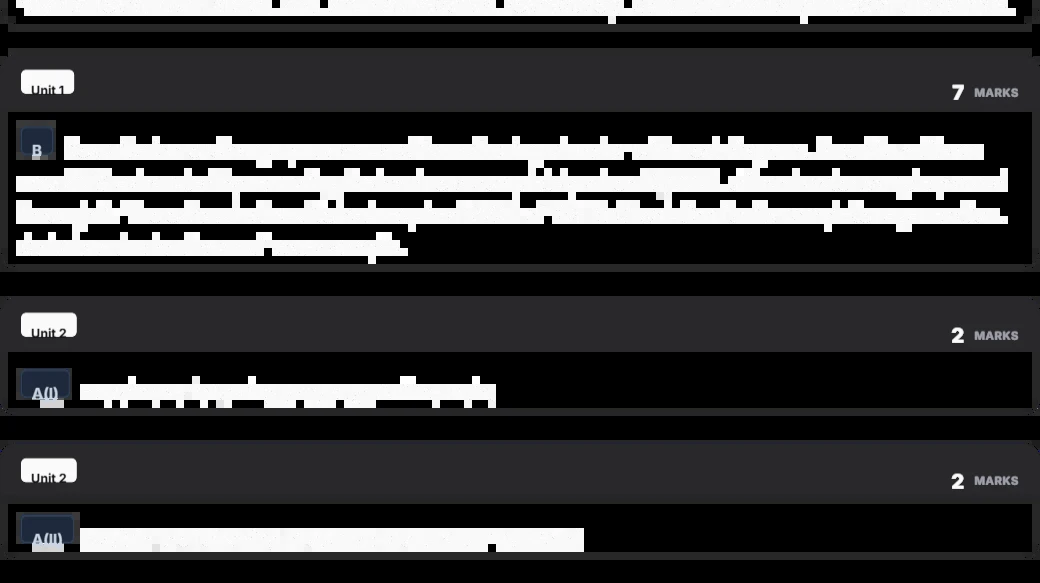
#> input picture media/note_images/1/3fcac9303c7d42bb80266cc9f9b61095.webp, 1040 x 583 px
$ python -i pipeline.py   (imports and definitions only)
#> lines starting #> are read from the running program, lines starting #| are printed output that depends on the picture; after the words box and inside, x2 and y2 are one past the last pixel; in counts of white or black regions, pixels touching at a corner belong together
#> further down, picture is the input picture: shape (583, 1040, 3); mean B, G, R 58.6, 57.6, 57.7
import cv2
import numpy as np

# [37 lines left out: functions order_points, four_point_transform, not called in this run]

class DocumentPipeline:
    def __init__(self, config=None):
        self.config = config or {}

    def detect_page(self, image):
        """
        Detects the largest contour that looks like a page.
        """
        orig = image.copy()
        gray = cv2.cvtColor(image, cv2.COLOR_BGR2GRAY)
        gray = cv2.GaussianBlur(gray, (5, 5), 0)
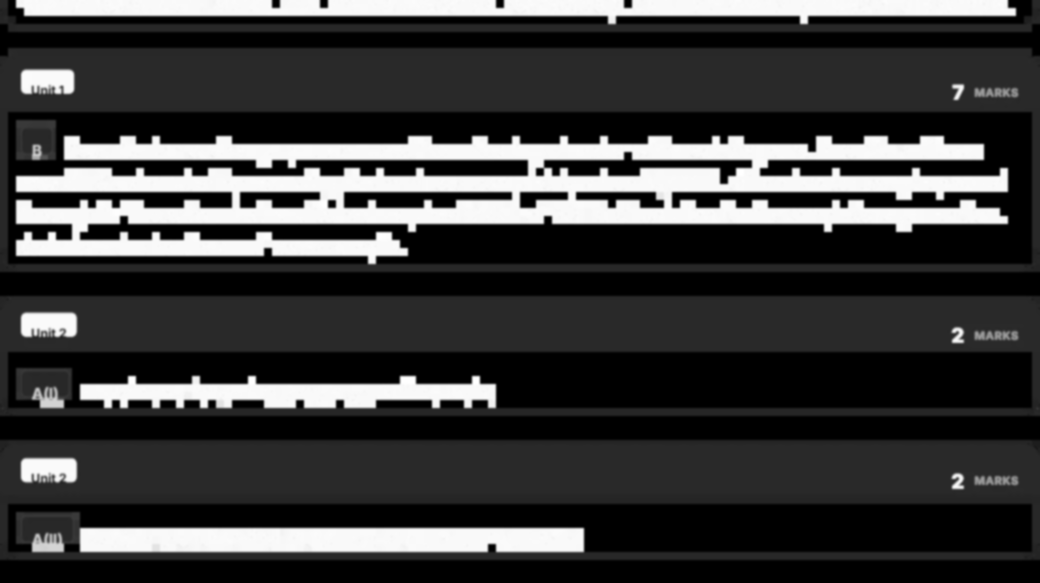
#> gray: shape (583, 1040); min 0, max 255, mean 57.8
        edged = cv2.Canny(gray, 75, 200)
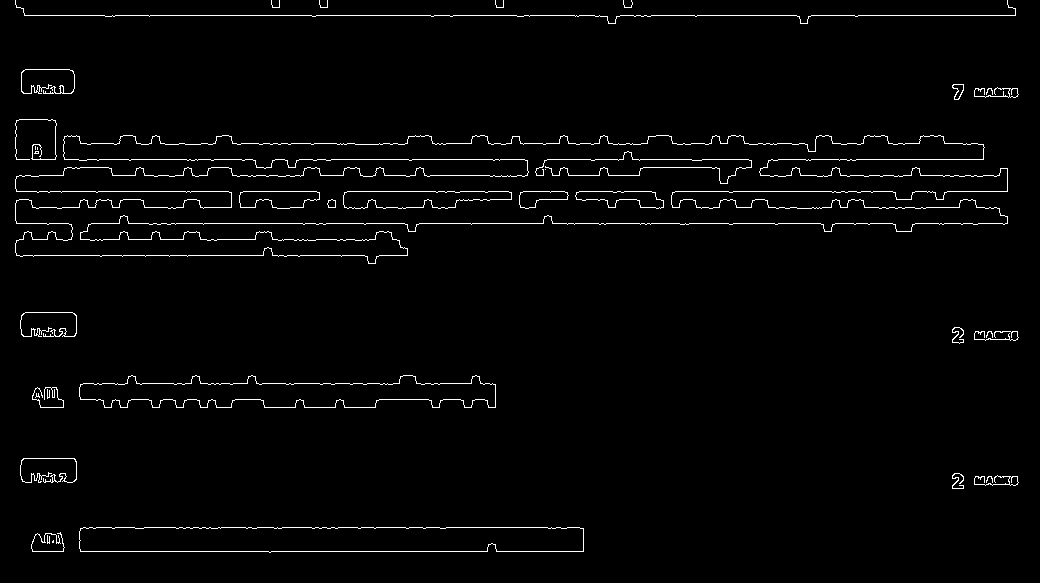
#> edged: shape (583, 1040); 2.1% white in thin lines or dots

        cnts = cv2.findContours(edged.copy(), cv2.RETR_LIST, cv2.CHAIN_APPROX_SIMPLE)
#> cnts = 53 contours, 28 with area under 20; largest, box (x1, y1, x2, y2) and area: (15, 135, 1008, 264) 68642, (15, 135, 1008, 264) 68514, (79, 527, 584, 553) 11930, (79, 527, 584, 553) 11926, (79, 375, 496, 408) 8416
        cnts = cnts[0] if len(cnts) == 2 else cnts[1]
        cnts = sorted(cnts, key=cv2.contourArea, reverse=True)[:5]
#> cnts = 5 contours; box (x1, y1, x2, y2) and area: (15, 135, 1008, 264) 68642, (15, 135, 1008, 264) 68514, (79, 527, 584, 553) 11930, (79, 527, 584, 553) 11926, (79, 375, 496, 408) 8416

        screenCnt = None
        img_area = image.shape[0] * image.shape[1]
#> img_area = 606320

        for c in cnts:
            area = cv2.contourArea(c)
            # Must be at least 15% of the image area to be considered a page
            if area < img_area * 0.15:
                continue

            peri = cv2.arcLength(c, True)
            approx = cv2.approxPolyDP(c, 0.02 * peri, True)
            if len(approx) == 4:
                screenCnt = approx
                break
#> this loop made 5 passes
#> area on passes 1 to 5: 68642, 68514, 11930, 11926, 8416.5

        if screenCnt is not None:
            print(f"      - Document boundary detected (Area: {int(cv2.contourArea(screenCnt))}).")
            return four_point_transform(orig, screenCnt.reshape(4, 2))

        print("      - No significant document boundary detected. Using full image.")
        return orig

    # [37 lines left out: functions split_dual_page, is_blank, process_image, not called in this run]

>>> import cv2
>>> picture = cv2.imread('../../../media/note_images/1/3fcac9303c7d42bb80266cc9f9b61095.webp')
>>> result = DocumentPipeline().detect_page(picture)

$ run again, on media/note_images/1/57e050415b7341f3b553bb3e46db67e7.webp
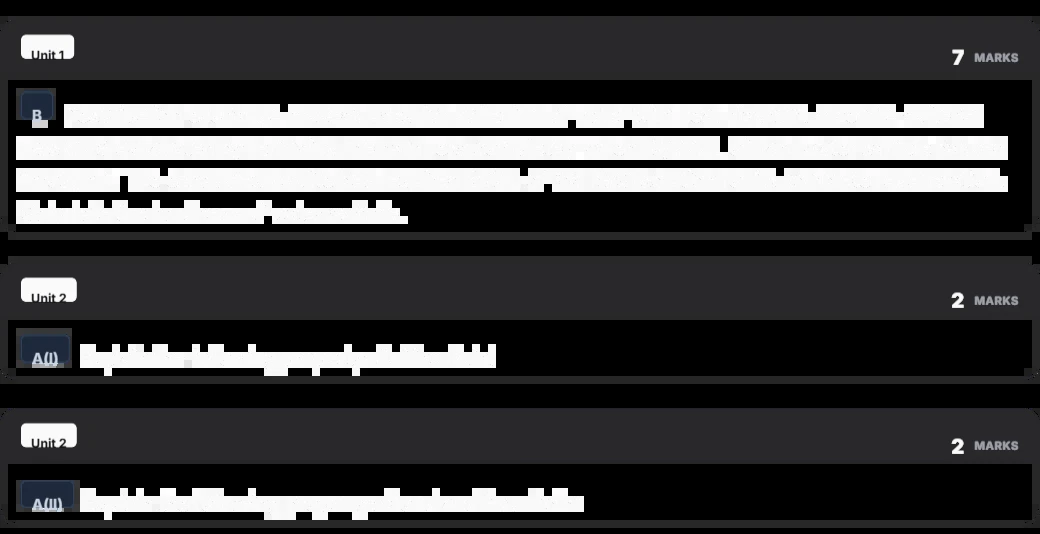
#> input picture media/note_images/1/57e050415b7341f3b553bb3e46db67e7.webp, 1040 x 534 px
#> picture is the input picture: shape (534, 1040, 3); mean B, G, R 61.5, 60.5, 60.7
#> in detect_page, `gray = cv2.GaussianBlur(gray, (5, 5), 0)`:
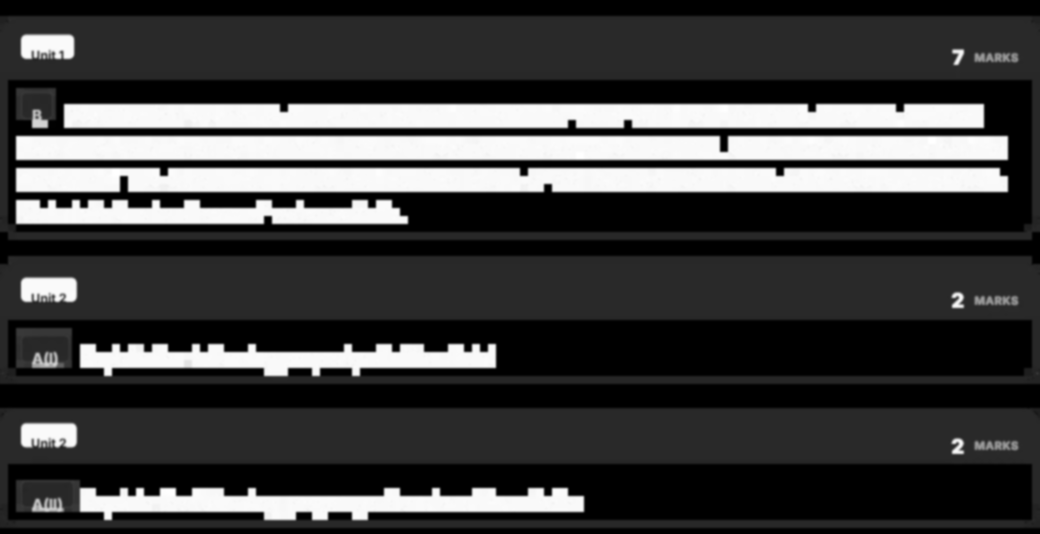
#> gray: shape (534, 1040); min 0, max 255, mean 60.8
#> in detect_page, `edged = cv2.Canny(gray, 75, 200)`:
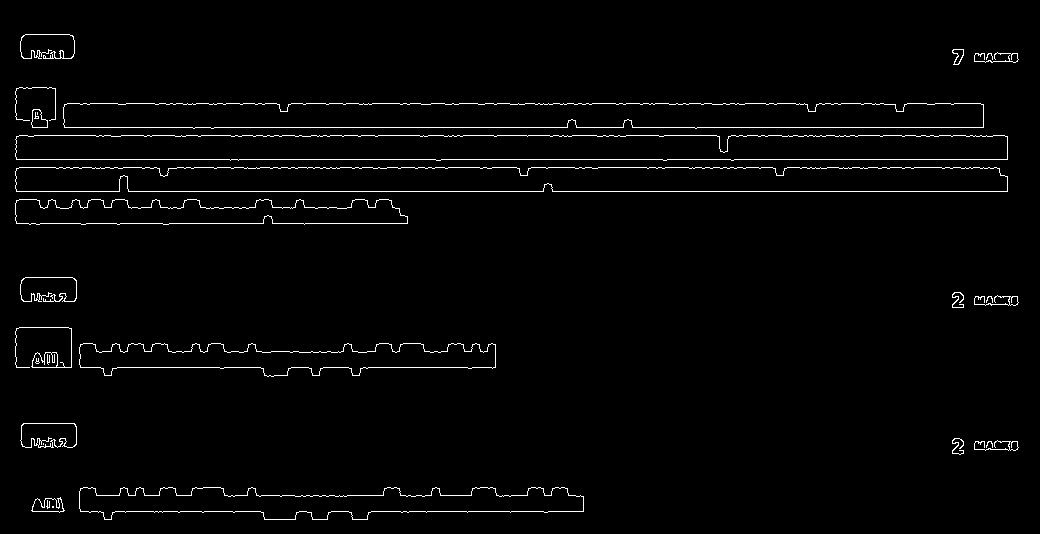
#> edged: shape (534, 1040); 2.1% white in thin lines or dots, all inside (x1, y1, x2, y2) = (15, 34, 1019, 520)
#> in detect_page, `cnts = cv2.findContours(edged.copy(), cv2.RETR_LIST, cv2.CHAIN_APPROX_..`: cnts = 50 contours, 22 with area under 20; largest, box (x1, y1, x2, y2) and area: (15, 135, 1008, 161) 23417, (15, 135, 1008, 161) 23413, (15, 167, 1008, 192) 23078, (15, 167, 1008, 192) 23064, (63, 103, 984, 129) 21487
#> in detect_page, `cnts = sorted(cnts, key=cv2.contourArea, reverse=True)[:5]`: cnts = 5 contours; box (x1, y1, x2, y2) and area: (15, 135, 1008, 161) 23417, (15, 135, 1008, 161) 23413, (15, 167, 1008, 192) 23078, (15, 167, 1008, 192) 23064, (63, 103, 984, 129) 21487
#> the loop in detect_page, `for c in cnts:` made 5 passes
#> area on passes 1 to 5: 23417, 23413, 23077.5, 23064.5, 21487

$ run again, on media/note_images/1/b4bded8ed98b447d963882a6d454d909.webp
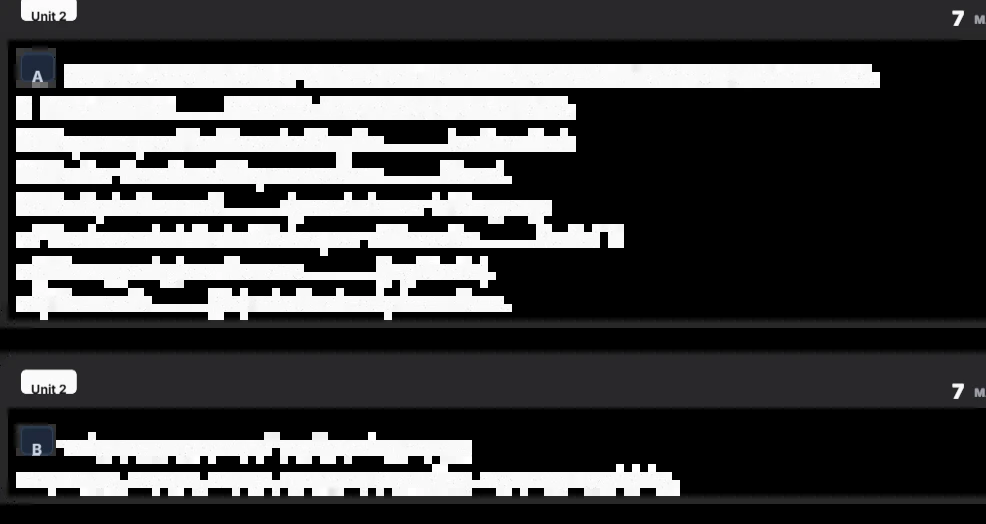
#> input picture media/note_images/1/b4bded8ed98b447d963882a6d454d909.webp, 986 x 524 px
#> picture is the input picture: shape (524, 986, 3); mean B, G, R 64.6, 64, 64.1
#> in detect_page, `gray = cv2.GaussianBlur(gray, (5, 5), 0)`:
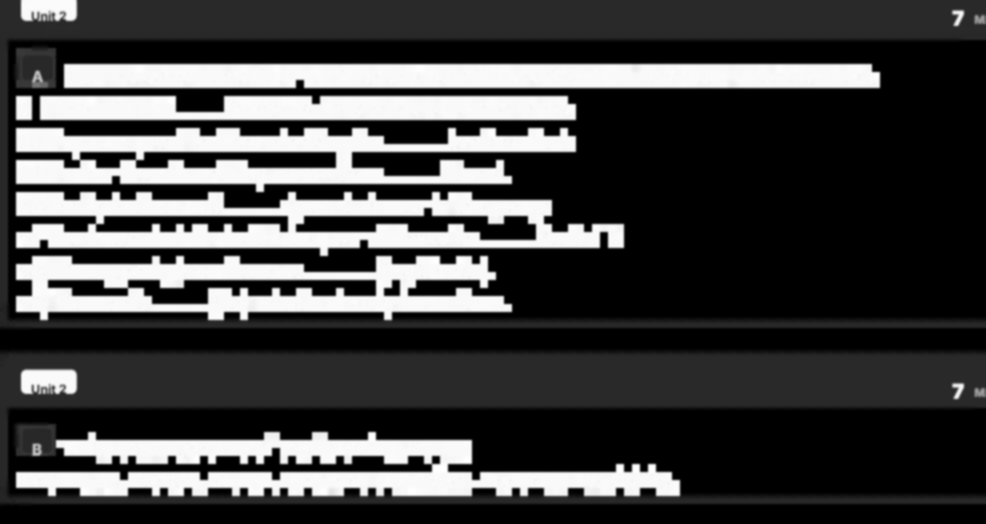
#> gray: shape (524, 986); min 0, max 255, mean 64.2
#> in detect_page, `edged = cv2.Canny(gray, 75, 200)`:
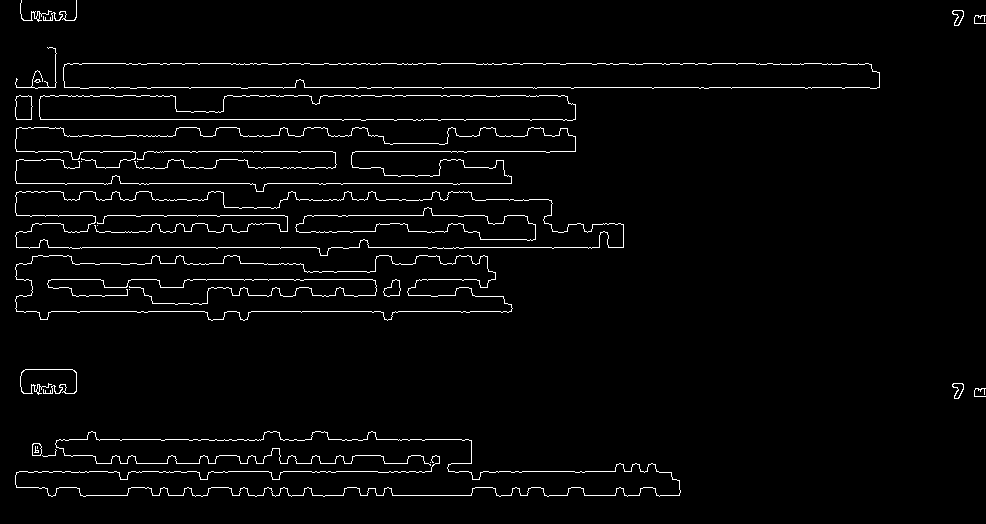
#> edged: shape (524, 986); 2.7% white in thin lines or dots
#> in detect_page, `cnts = cv2.findContours(edged.copy(), cv2.RETR_LIST, cv2.CHAIN_APPROX_..`: cnts = 44 contours, 19 with area under 20; largest, box (x1, y1, x2, y2) and area: (15, 191, 624, 256) 26654, (15, 191, 624, 256) 26612, (15, 255, 513, 321) 22434, (15, 255, 513, 321) 22396, (63, 63, 880, 89) 19220
#> in detect_page, `cnts = sorted(cnts, key=cv2.contourArea, reverse=True)[:5]`: cnts = 5 contours; box (x1, y1, x2, y2) and area: (15, 191, 624, 256) 26654, (15, 191, 624, 256) 26612, (15, 255, 513, 321) 22434, (15, 255, 513, 321) 22396, (63, 63, 880, 89) 19220
#> the loop in detect_page, `for c in cnts:` made 5 passes
#> area on passes 1 to 5: 26654, 26612, 22433.5, 22396.5, 19220.5

$ run again, on media/note_images/1/bbab45bcf64b4a72bbef7f78ee80b06b.webp
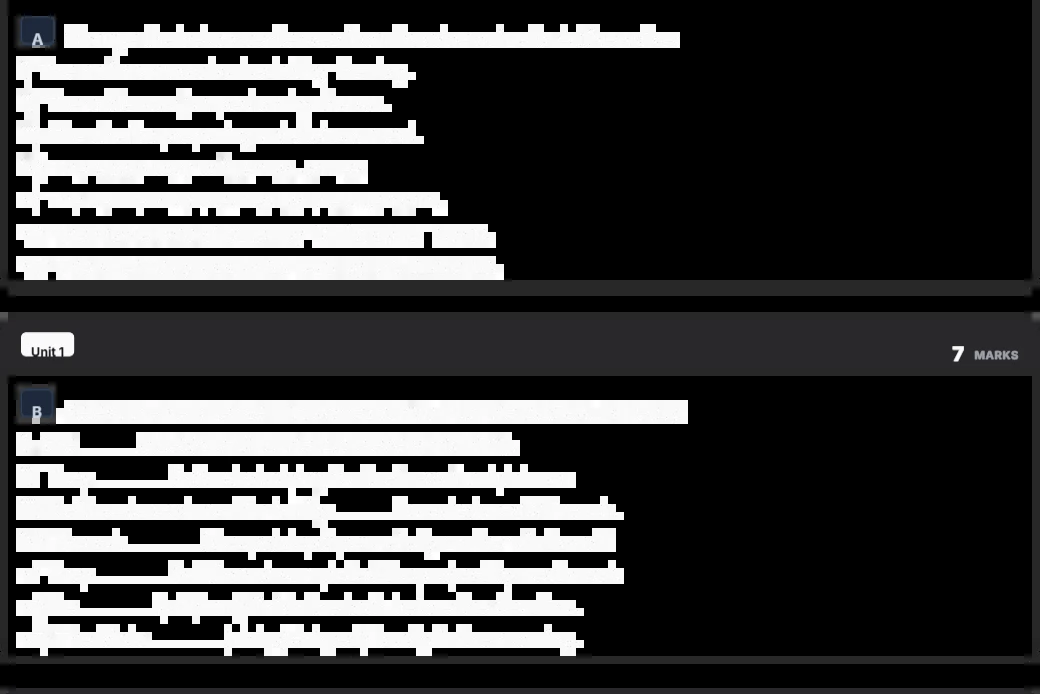
#> input picture media/note_images/1/bbab45bcf64b4a72bbef7f78ee80b06b.webp, 1040 x 694 px
#> picture is the input picture: shape (694, 1040, 3); mean B, G, R 63.6, 63.3, 63.4
#> in detect_page, `gray = cv2.GaussianBlur(gray, (5, 5), 0)`:
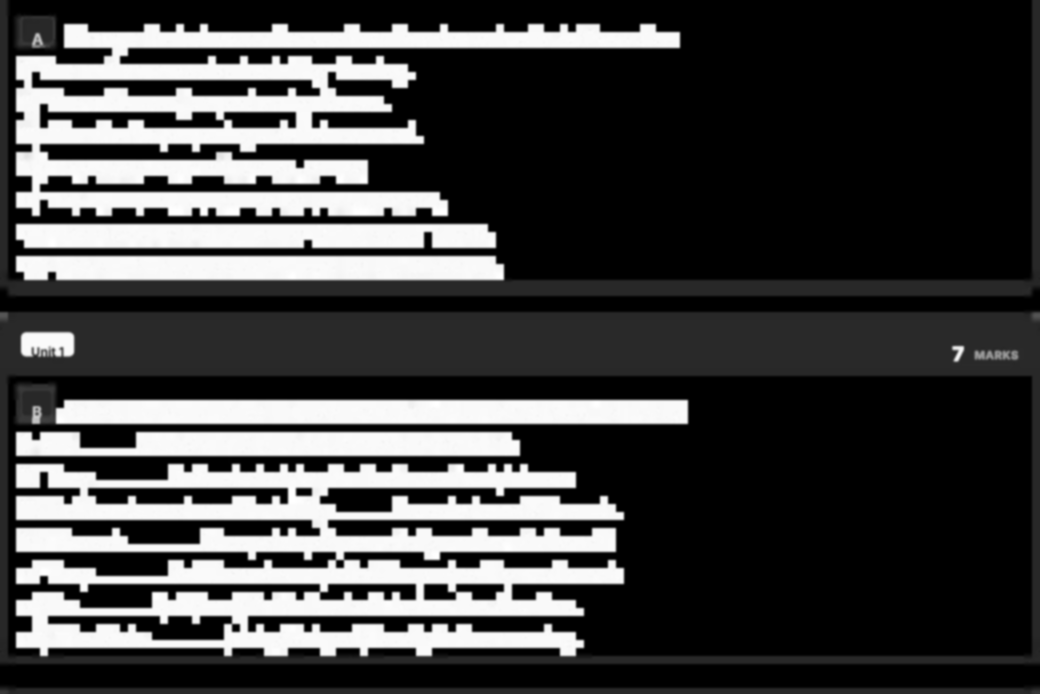
#> gray: shape (694, 1040); min 0, max 255, mean 63.4
#> in detect_page, `edged = cv2.Canny(gray, 75, 200)`:
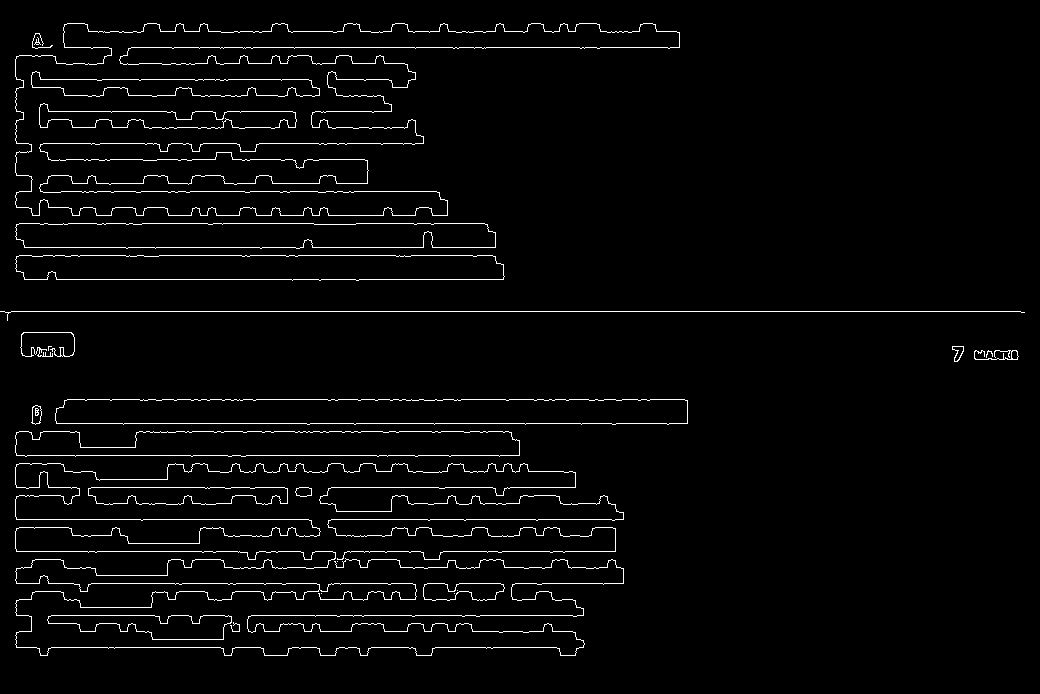
#> edged: shape (694, 1040); 2.9% white in thin lines or dots, all inside (x1, y1, x2, y2) = (0, 23, 1025, 656)
#> in detect_page, `cnts = cv2.findContours(edged.copy(), cv2.RETR_LIST, cv2.CHAIN_APPROX_..`: cnts = 46 contours, 15 with area under 20; largest, box (x1, y1, x2, y2) and area: (15, 23, 680, 216) 57571, (15, 23, 680, 216) 57449, (55, 399, 688, 425) 14962, (55, 399, 688, 425) 14958, (15, 255, 505, 281) 11443
#> in detect_page, `cnts = sorted(cnts, key=cv2.contourArea, reverse=True)[:5]`: cnts = 5 contours; box (x1, y1, x2, y2) and area: (15, 23, 680, 216) 57571, (15, 23, 680, 216) 57449, (55, 399, 688, 425) 14962, (55, 399, 688, 425) 14958, (15, 255, 505, 281) 11443
#> the loop in detect_page, `for c in cnts:` made 5 passes
#> area on passes 1 to 5: 57571, 57449, 14961.5, 14958.5, 11443
